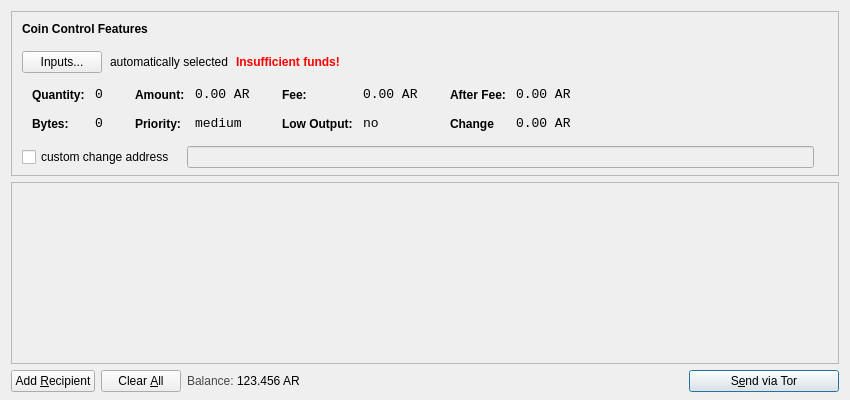
<?xml version="1.0" encoding="UTF-8"?>
<ui version="4.0">
 <class>SendCoinsDialog</class>
 <widget class="QDialog" name="SendCoinsDialog">
  <property name="geometry">
   <rect>
    <x>0</x>
    <y>0</y>
    <width>850</width>
    <height>400</height>
   </rect>
  </property>
  <property name="windowTitle">
   <string>Send Coins</string>
  </property>
  <layout class="QVBoxLayout" name="verticalLayout" stretch="0,1,0">
   <property name="bottomMargin">
    <number>8</number>
   </property>
   <item>
    <widget class="QFrame" name="frameCoinControl">
     <property name="sizePolicy">
      <sizepolicy hsizetype="Expanding" vsizetype="Expanding">
       <horstretch>0</horstretch>
       <verstretch>0</verstretch>
      </sizepolicy>
     </property>
     <property name="maximumSize">
      <size>
       <width>16777215</width>
       <height>16777215</height>
      </size>
     </property>
     <property name="frameShape">
      <enum>QFrame::StyledPanel</enum>
     </property>
     <property name="frameShadow">
      <enum>QFrame::Sunken</enum>
     </property>
     <layout class="QVBoxLayout" name="verticalLayoutCoinControl2">
      <property name="spacing">
       <number>6</number>
      </property>
      <property name="leftMargin">
       <number>0</number>
      </property>
      <property name="topMargin">
       <number>0</number>
      </property>
      <property name="rightMargin">
       <number>0</number>
      </property>
      <property name="bottomMargin">
       <number>6</number>
      </property>
      <item>
       <layout class="QVBoxLayout" name="verticalLayoutCoinControl" stretch="0,0,0,0,1">
        <property name="spacing">
         <number>0</number>
        </property>
        <property name="leftMargin">
         <number>10</number>
        </property>
        <property name="topMargin">
         <number>10</number>
        </property>
        <item>
         <layout class="QHBoxLayout" name="horizontalLayoutCoinControl1">
          <property name="bottomMargin">
           <number>15</number>
          </property>
          <item>
           <widget class="QLabel" name="labelCoinControlFeatures">
            <property name="sizePolicy">
             <sizepolicy hsizetype="Preferred" vsizetype="Maximum">
              <horstretch>0</horstretch>
              <verstretch>0</verstretch>
             </sizepolicy>
            </property>
            <property name="font">
             <font>
              <weight>75</weight>
              <bold>true</bold>
             </font>
            </property>
            <property name="styleSheet">
             <string notr="true">font-weight:bold;</string>
            </property>
            <property name="text">
             <string>Coin Control Features</string>
            </property>
           </widget>
          </item>
         </layout>
        </item>
        <item>
         <layout class="QHBoxLayout" name="horizontalLayoutCoinControl2" stretch="0,0,0,0">
          <property name="spacing">
           <number>8</number>
          </property>
          <property name="bottomMargin">
           <number>10</number>
          </property>
          <item>
           <widget class="QPushButton" name="pushButtonCoinControl">
            <property name="styleSheet">
             <string notr="true"/>
            </property>
            <property name="text">
             <string>Inputs...</string>
            </property>
           </widget>
          </item>
          <item>
           <widget class="QLabel" name="labelCoinControlAutomaticallySelected">
            <property name="text">
             <string>automatically selected</string>
            </property>
            <property name="margin">
             <number>5</number>
            </property>
           </widget>
          </item>
          <item>
           <widget class="QLabel" name="labelCoinControlInsuffFunds">
            <property name="font">
             <font>
              <weight>75</weight>
              <bold>true</bold>
             </font>
            </property>
            <property name="styleSheet">
             <string notr="true">color:red;font-weight:bold;</string>
            </property>
            <property name="text">
             <string>Insufficient funds!</string>
            </property>
            <property name="margin">
             <number>5</number>
            </property>
           </widget>
          </item>
          <item>
           <spacer name="horizontalSpacerCoinControl">
            <property name="orientation">
             <enum>Qt::Horizontal</enum>
            </property>
            <property name="sizeHint" stdset="0">
             <size>
              <width>40</width>
              <height>1</height>
             </size>
            </property>
           </spacer>
          </item>
         </layout>
        </item>
        <item>
         <widget class="QWidget" name="widgetCoinControl" native="true">
          <property name="sizePolicy">
           <sizepolicy hsizetype="Preferred" vsizetype="Preferred">
            <horstretch>0</horstretch>
            <verstretch>0</verstretch>
           </sizepolicy>
          </property>
          <property name="minimumSize">
           <size>
            <width>0</width>
            <height>0</height>
           </size>
          </property>
          <property name="styleSheet">
           <string notr="true"/>
          </property>
          <layout class="QHBoxLayout" name="horizontalLayoutCoinControl5">
           <property name="leftMargin">
            <number>0</number>
           </property>
           <property name="topMargin">
            <number>0</number>
           </property>
           <property name="rightMargin">
            <number>0</number>
           </property>
           <property name="bottomMargin">
            <number>0</number>
           </property>
           <item>
            <layout class="QHBoxLayout" name="horizontalLayoutCoinControl3" stretch="0,0,0,1">
             <property name="spacing">
              <number>20</number>
             </property>
             <property name="topMargin">
              <number>0</number>
             </property>
             <property name="bottomMargin">
              <number>10</number>
             </property>
             <item>
              <layout class="QFormLayout" name="formLayoutCoinControl1">
               <property name="horizontalSpacing">
                <number>10</number>
               </property>
               <property name="verticalSpacing">
                <number>14</number>
               </property>
               <property name="leftMargin">
                <number>10</number>
               </property>
               <property name="topMargin">
                <number>4</number>
               </property>
               <property name="rightMargin">
                <number>6</number>
               </property>
               <item row="0" column="0">
                <widget class="QLabel" name="labelCoinControlQuantityText">
                 <property name="styleSheet">
                  <string notr="true">font-weight:bold;</string>
                 </property>
                 <property name="text">
                  <string>Quantity:</string>
                 </property>
                 <property name="margin">
                  <number>0</number>
                 </property>
                </widget>
               </item>
               <item row="0" column="1">
                <widget class="QLabel" name="labelCoinControlQuantity">
                 <property name="font">
                  <font>
                   <family>Monospace</family>
                   <pointsize>10</pointsize>
                  </font>
                 </property>
                 <property name="cursor">
                  <cursorShape>IBeamCursor</cursorShape>
                 </property>
                 <property name="contextMenuPolicy">
                  <enum>Qt::ActionsContextMenu</enum>
                 </property>
                 <property name="text">
                  <string>0</string>
                 </property>
                 <property name="margin">
                  <number>0</number>
                 </property>
                 <property name="textInteractionFlags">
                  <set>Qt::LinksAccessibleByMouse|Qt::TextSelectableByKeyboard|Qt::TextSelectableByMouse</set>
                 </property>
                </widget>
               </item>
               <item row="1" column="0">
                <widget class="QLabel" name="labelCoinControlBytesText">
                 <property name="styleSheet">
                  <string notr="true">font-weight:bold;</string>
                 </property>
                 <property name="text">
                  <string>Bytes:</string>
                 </property>
                </widget>
               </item>
               <item row="1" column="1">
                <widget class="QLabel" name="labelCoinControlBytes">
                 <property name="font">
                  <font>
                   <family>Monospace</family>
                   <pointsize>10</pointsize>
                  </font>
                 </property>
                 <property name="cursor">
                  <cursorShape>IBeamCursor</cursorShape>
                 </property>
                 <property name="contextMenuPolicy">
                  <enum>Qt::ActionsContextMenu</enum>
                 </property>
                 <property name="text">
                  <string>0</string>
                 </property>
                 <property name="textInteractionFlags">
                  <set>Qt::LinksAccessibleByMouse|Qt::TextSelectableByKeyboard|Qt::TextSelectableByMouse</set>
                 </property>
                </widget>
               </item>
              </layout>
             </item>
             <item>
              <layout class="QFormLayout" name="formLayoutCoinControl2">
               <property name="horizontalSpacing">
                <number>10</number>
               </property>
               <property name="verticalSpacing">
                <number>14</number>
               </property>
               <property name="leftMargin">
                <number>6</number>
               </property>
               <property name="topMargin">
                <number>4</number>
               </property>
               <property name="rightMargin">
                <number>6</number>
               </property>
               <item row="0" column="0">
                <widget class="QLabel" name="labelCoinControlAmountText">
                 <property name="styleSheet">
                  <string notr="true">font-weight:bold;</string>
                 </property>
                 <property name="text">
                  <string>Amount:</string>
                 </property>
                 <property name="margin">
                  <number>0</number>
                 </property>
                </widget>
               </item>
               <item row="0" column="1">
                <widget class="QLabel" name="labelCoinControlAmount">
                 <property name="font">
                  <font>
                   <family>Monospace</family>
                   <pointsize>10</pointsize>
                  </font>
                 </property>
                 <property name="cursor">
                  <cursorShape>IBeamCursor</cursorShape>
                 </property>
                 <property name="contextMenuPolicy">
                  <enum>Qt::ActionsContextMenu</enum>
                 </property>
                 <property name="text">
                  <string>0.00 AR</string>
                 </property>
                 <property name="textInteractionFlags">
                  <set>Qt::LinksAccessibleByMouse|Qt::TextSelectableByKeyboard|Qt::TextSelectableByMouse</set>
                 </property>
                </widget>
               </item>
               <item row="1" column="0">
                <widget class="QLabel" name="labelCoinControlPriorityText">
                 <property name="styleSheet">
                  <string notr="true">font-weight:bold;</string>
                 </property>
                 <property name="text">
                  <string>Priority:</string>
                 </property>
                </widget>
               </item>
               <item row="1" column="1">
                <widget class="QLabel" name="labelCoinControlPriority">
                 <property name="font">
                  <font>
                   <family>Monospace</family>
                   <pointsize>10</pointsize>
                  </font>
                 </property>
                 <property name="cursor">
                  <cursorShape>IBeamCursor</cursorShape>
                 </property>
                 <property name="contextMenuPolicy">
                  <enum>Qt::ActionsContextMenu</enum>
                 </property>
                 <property name="text">
                  <string>medium</string>
                 </property>
                 <property name="textInteractionFlags">
                  <set>Qt::LinksAccessibleByMouse|Qt::TextSelectableByKeyboard|Qt::TextSelectableByMouse</set>
                 </property>
                </widget>
               </item>
              </layout>
             </item>
             <item>
              <layout class="QFormLayout" name="formLayoutCoinControl3">
               <property name="horizontalSpacing">
                <number>10</number>
               </property>
               <property name="verticalSpacing">
                <number>14</number>
               </property>
               <property name="leftMargin">
                <number>6</number>
               </property>
               <property name="topMargin">
                <number>4</number>
               </property>
               <property name="rightMargin">
                <number>6</number>
               </property>
               <item row="0" column="0">
                <widget class="QLabel" name="labelCoinControlFeeText">
                 <property name="styleSheet">
                  <string notr="true">font-weight:bold;</string>
                 </property>
                 <property name="text">
                  <string>Fee:</string>
                 </property>
                 <property name="margin">
                  <number>0</number>
                 </property>
                </widget>
               </item>
               <item row="0" column="1">
                <widget class="QLabel" name="labelCoinControlFee">
                 <property name="font">
                  <font>
                   <family>Monospace</family>
                   <pointsize>10</pointsize>
                  </font>
                 </property>
                 <property name="cursor">
                  <cursorShape>IBeamCursor</cursorShape>
                 </property>
                 <property name="contextMenuPolicy">
                  <enum>Qt::ActionsContextMenu</enum>
                 </property>
                 <property name="text">
                  <string>0.00 AR</string>
                 </property>
                 <property name="textInteractionFlags">
                  <set>Qt::LinksAccessibleByMouse|Qt::TextSelectableByKeyboard|Qt::TextSelectableByMouse</set>
                 </property>
                </widget>
               </item>
               <item row="1" column="0">
                <widget class="QLabel" name="labelCoinControlLowOutputText">
                 <property name="styleSheet">
                  <string notr="true">font-weight:bold;</string>
                 </property>
                 <property name="text">
                  <string>Low Output:</string>
                 </property>
                </widget>
               </item>
               <item row="1" column="1">
                <widget class="QLabel" name="labelCoinControlLowOutput">
                 <property name="font">
                  <font>
                   <family>Monospace</family>
                   <pointsize>10</pointsize>
                  </font>
                 </property>
                 <property name="cursor">
                  <cursorShape>IBeamCursor</cursorShape>
                 </property>
                 <property name="contextMenuPolicy">
                  <enum>Qt::ActionsContextMenu</enum>
                 </property>
                 <property name="text">
                  <string>no</string>
                 </property>
                 <property name="textInteractionFlags">
                  <set>Qt::LinksAccessibleByMouse|Qt::TextSelectableByKeyboard|Qt::TextSelectableByMouse</set>
                 </property>
                </widget>
               </item>
              </layout>
             </item>
             <item>
              <layout class="QFormLayout" name="formLayoutCoinControl4">
               <property name="horizontalSpacing">
                <number>10</number>
               </property>
               <property name="verticalSpacing">
                <number>14</number>
               </property>
               <property name="leftMargin">
                <number>6</number>
               </property>
               <property name="topMargin">
                <number>4</number>
               </property>
               <property name="rightMargin">
                <number>6</number>
               </property>
               <item row="0" column="0">
                <widget class="QLabel" name="labelCoinControlAfterFeeText">
                 <property name="styleSheet">
                  <string notr="true">font-weight:bold;</string>
                 </property>
                 <property name="text">
                  <string>After Fee:</string>
                 </property>
                 <property name="margin">
                  <number>0</number>
                 </property>
                </widget>
               </item>
               <item row="0" column="1">
                <widget class="QLabel" name="labelCoinControlAfterFee">
                 <property name="font">
                  <font>
                   <family>Monospace</family>
                   <pointsize>10</pointsize>
                  </font>
                 </property>
                 <property name="cursor">
                  <cursorShape>IBeamCursor</cursorShape>
                 </property>
                 <property name="contextMenuPolicy">
                  <enum>Qt::ActionsContextMenu</enum>
                 </property>
                 <property name="text">
                  <string>0.00 AR</string>
                 </property>
                 <property name="textInteractionFlags">
                  <set>Qt::LinksAccessibleByMouse|Qt::TextSelectableByKeyboard|Qt::TextSelectableByMouse</set>
                 </property>
                </widget>
               </item>
               <item row="1" column="0">
                <widget class="QLabel" name="labelCoinControlChangeText">
                 <property name="styleSheet">
                  <string notr="true">font-weight:bold;</string>
                 </property>
                 <property name="text">
                  <string>Change</string>
                 </property>
                </widget>
               </item>
               <item row="1" column="1">
                <widget class="QLabel" name="labelCoinControlChange">
                 <property name="font">
                  <font>
                   <family>Monospace</family>
                   <pointsize>10</pointsize>
                  </font>
                 </property>
                 <property name="cursor">
                  <cursorShape>IBeamCursor</cursorShape>
                 </property>
                 <property name="contextMenuPolicy">
                  <enum>Qt::ActionsContextMenu</enum>
                 </property>
                 <property name="text">
                  <string>0.00 AR</string>
                 </property>
                 <property name="textInteractionFlags">
                  <set>Qt::LinksAccessibleByMouse|Qt::TextSelectableByKeyboard|Qt::TextSelectableByMouse</set>
                 </property>
                </widget>
               </item>
              </layout>
             </item>
            </layout>
           </item>
          </layout>
         </widget>
        </item>
        <item>
         <layout class="QHBoxLayout" name="horizontalLayoutCoinControl4" stretch="0,0,0">
          <property name="spacing">
           <number>12</number>
          </property>
          <property name="sizeConstraint">
           <enum>QLayout::SetDefaultConstraint</enum>
          </property>
          <property name="topMargin">
           <number>5</number>
          </property>
          <property name="rightMargin">
           <number>5</number>
          </property>
          <item>
           <widget class="QCheckBox" name="checkBoxCoinControlChange">
            <property name="text">
             <string>custom change address</string>
            </property>
           </widget>
          </item>
          <item>
           <widget class="QLineEdit" name="lineEditCoinControlChange">
            <property name="enabled">
             <bool>false</bool>
            </property>
            <property name="sizePolicy">
             <sizepolicy hsizetype="Expanding" vsizetype="Fixed">
              <horstretch>0</horstretch>
              <verstretch>0</verstretch>
             </sizepolicy>
            </property>
           </widget>
          </item>
          <item>
           <widget class="QLabel" name="labelCoinControlChangeLabel">
            <property name="sizePolicy">
             <sizepolicy hsizetype="Preferred" vsizetype="Expanding">
              <horstretch>0</horstretch>
              <verstretch>0</verstretch>
             </sizepolicy>
            </property>
            <property name="minimumSize">
             <size>
              <width>0</width>
              <height>0</height>
             </size>
            </property>
            <property name="text">
             <string/>
            </property>
            <property name="margin">
             <number>3</number>
            </property>
           </widget>
          </item>
         </layout>
        </item>
        <item>
         <spacer name="verticalSpacerCoinControl">
          <property name="orientation">
           <enum>Qt::Vertical</enum>
          </property>
          <property name="sizeHint" stdset="0">
           <size>
            <width>800</width>
            <height>1</height>
           </size>
          </property>
         </spacer>
        </item>
       </layout>
      </item>
     </layout>
    </widget>
   </item>
   <item>
    <widget class="QScrollArea" name="scrollArea">
     <property name="widgetResizable">
      <bool>true</bool>
     </property>
     <widget class="QWidget" name="scrollAreaWidgetContents">
      <property name="geometry">
       <rect>
        <x>0</x>
        <y>0</y>
        <width>824</width>
        <height>141</height>
       </rect>
      </property>
      <layout class="QVBoxLayout" name="verticalLayout_2">
       <property name="leftMargin">
        <number>0</number>
       </property>
       <property name="topMargin">
        <number>0</number>
       </property>
       <property name="rightMargin">
        <number>0</number>
       </property>
       <property name="bottomMargin">
        <number>0</number>
       </property>
       <item>
        <layout class="QVBoxLayout" name="entries">
         <property name="spacing">
          <number>6</number>
         </property>
        </layout>
       </item>
       <item>
        <spacer name="verticalSpacer">
         <property name="orientation">
          <enum>Qt::Vertical</enum>
         </property>
         <property name="sizeHint" stdset="0">
          <size>
           <width>20</width>
           <height>40</height>
          </size>
         </property>
        </spacer>
       </item>
      </layout>
     </widget>
    </widget>
   </item>
   <item>
    <layout class="QHBoxLayout" name="horizontalLayout">
     <item>
      <widget class="QPushButton" name="addButton">
       <property name="toolTip">
        <string>Send to multiple recipients at once</string>
       </property>
       <property name="text">
        <string>Add &amp;Recipient</string>
       </property>
       <property name="icon">
        <iconset resource="../bitcoin.qrc">
         <normaloff>:/icons/add</normaloff>:/icons/add</iconset>
       </property>
       <property name="autoDefault">
        <bool>false</bool>
       </property>
      </widget>
     </item>
     <item>
      <widget class="QPushButton" name="clearButton">
       <property name="sizePolicy">
        <sizepolicy hsizetype="Minimum" vsizetype="Fixed">
         <horstretch>0</horstretch>
         <verstretch>0</verstretch>
        </sizepolicy>
       </property>
       <property name="toolTip">
        <string>Remove all transaction fields</string>
       </property>
       <property name="text">
        <string>Clear &amp;All</string>
       </property>
       <property name="icon">
        <iconset resource="../bitcoin.qrc">
         <normaloff>:/icons/remove</normaloff>:/icons/remove</iconset>
       </property>
       <property name="autoRepeatDelay">
        <number>300</number>
       </property>
       <property name="autoDefault">
        <bool>false</bool>
       </property>
      </widget>
     </item>
     <item>
      <layout class="QHBoxLayout" name="horizontalLayout_2">
       <property name="spacing">
        <number>3</number>
       </property>
       <item>
        <widget class="QLabel" name="label">
         <property name="sizePolicy">
          <sizepolicy hsizetype="Preferred" vsizetype="Fixed">
           <horstretch>0</horstretch>
           <verstretch>0</verstretch>
          </sizepolicy>
         </property>
         <property name="styleSheet">
          <string notr="true">#label { color: #464747; }</string>
         </property>
         <property name="text">
          <string>Balance:</string>
         </property>
        </widget>
       </item>
       <item>
        <widget class="QLabel" name="labelBalance">
         <property name="sizePolicy">
          <sizepolicy hsizetype="Preferred" vsizetype="Fixed">
           <horstretch>0</horstretch>
           <verstretch>0</verstretch>
          </sizepolicy>
         </property>
         <property name="cursor">
          <cursorShape>IBeamCursor</cursorShape>
         </property>
         <property name="styleSheet">
          <string notr="true">#label { color: #464747; }</string>
         </property>
         <property name="text">
          <string>123.456 AR</string>
         </property>
         <property name="textInteractionFlags">
          <set>Qt::LinksAccessibleByMouse|Qt::TextSelectableByKeyboard|Qt::TextSelectableByMouse</set>
         </property>
        </widget>
       </item>
      </layout>
     </item>
     <item>
      <spacer name="horizontalSpacer">
       <property name="orientation">
        <enum>Qt::Horizontal</enum>
       </property>
       <property name="sizeHint" stdset="0">
        <size>
         <width>40</width>
         <height>20</height>
        </size>
       </property>
      </spacer>
     </item>
     <item>
      <widget class="QPushButton" name="sendButton">
       <property name="minimumSize">
        <size>
         <width>150</width>
         <height>0</height>
        </size>
       </property>
       <property name="toolTip">
        <string>Confirm the send action</string>
       </property>
       <property name="text">
        <string>S&amp;end via Tor</string>
       </property>
       <property name="icon">
        <iconset resource="../bitcoin.qrc">
         <normaloff>:/icons/send</normaloff>:/icons/send</iconset>
       </property>
       <property name="default">
        <bool>true</bool>
       </property>
      </widget>
     </item>
    </layout>
   </item>
  </layout>
 </widget>
 <resources>
  <include location="../bitcoin.qrc"/>
 </resources>
 <connections/>
</ui>
